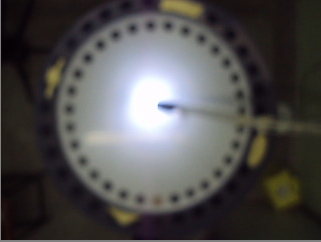
#> input picture lab_teste.png, 321 x 242 px, given in place of MOV03631.avi, which was not available
$ python index.py lab_teste.png   (older library calls are emulated)
#> lines starting #> are read from the running program, lines starting #| are printed output that depends on the picture; pictures that were not available may be replaced by others from this repository, and a replacement may not be noted
import numpy as np
import cv2
import sys
from filter import drawCircle, drawRectangle

kernel_ellipse = cv2.getStructuringElement(cv2.MORPH_ELLIPSE,(5,5))
kernel_rect = cv2.getStructuringElement(cv2.MORPH_RECT,(5,5))
kernel_cross = cv2.getStructuringElement(cv2.MORPH_CROSS,(5,5))

# these values are hardcoded because
# present the best edge validation
# for the current dataset
CANNY_MIN = 45
CANNY_MAX = 70


# this method is used to define the
# valid holes of the image
# wich we use to determine if
# the final position of the
# rat is inside a hole
def find_valid_circles(image):
    # apply a simple blur
    blur = cv2.GaussianBlur(image,(5,5),0)

    # this part is used to remove all noise in the image
    dilation = cv2.dilate(blur,kernel_ellipse,iterations = 1)
    # cv2.imshow('dilation', dilation)
    erosion = cv2.erode(dilation,kernel_ellipse,iterations = 2)
    # cv2.imshow('erosion', erosion)

    canny = cv2.Canny(erosion,CANNY_MIN, CANNY_MAX)
    return canny

def main(argv):

    cap = cv2.VideoCapture('dataset/barnes-5-6/MOV03631.avi')

    while(1):
        ret, frame = cap.read()
#> frame is the input picture: shape (242, 321, 3); mean B, G, R 77.7, 77.8, 79.9

        laplacian = cv2.Laplacian(frame, cv2.CV_64F)
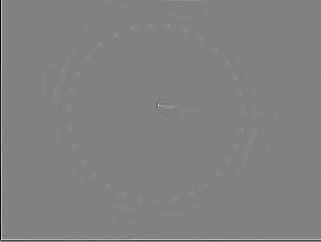
#> laplacian: shape (242, 321, 3) float64; mean B, G, R -0.3, -0.3, -0.3; drawn with min black and max white
        cv2.imshow('laplacian', laplacian)
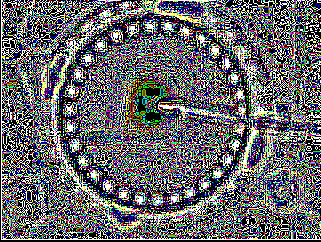
#> window 'laplacian': shape (242, 321, 3); mean B, G, R 106.5, 102.8, 103.1

        circles = find_valid_circles(frame)
#> in find_valid_circles, `dilation = cv2.dilate(blur,kernel_ellipse,iterations = 1)`:
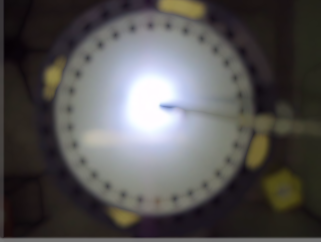
#> dilation: shape (242, 321, 3); mean B, G, R 83, 83.8, 85.8
#> in find_valid_circles, `erosion = cv2.erode(dilation,kernel_ellipse,iterations = 2)`:
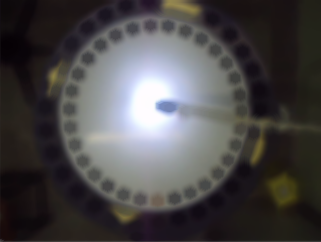
#> erosion: shape (242, 321, 3); mean B, G, R 72.8, 72.1, 74.3
#> in find_valid_circles, `canny = cv2.Canny(erosion,CANNY_MIN, CANNY_MAX)`:
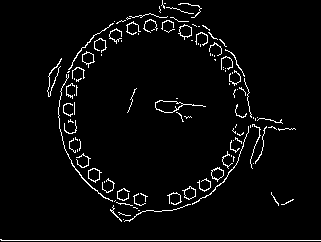
#> canny: shape (242, 321); 3.8% white in thin lines or dots
#> (the run stopped early here; a loop or call above may not have finished)
